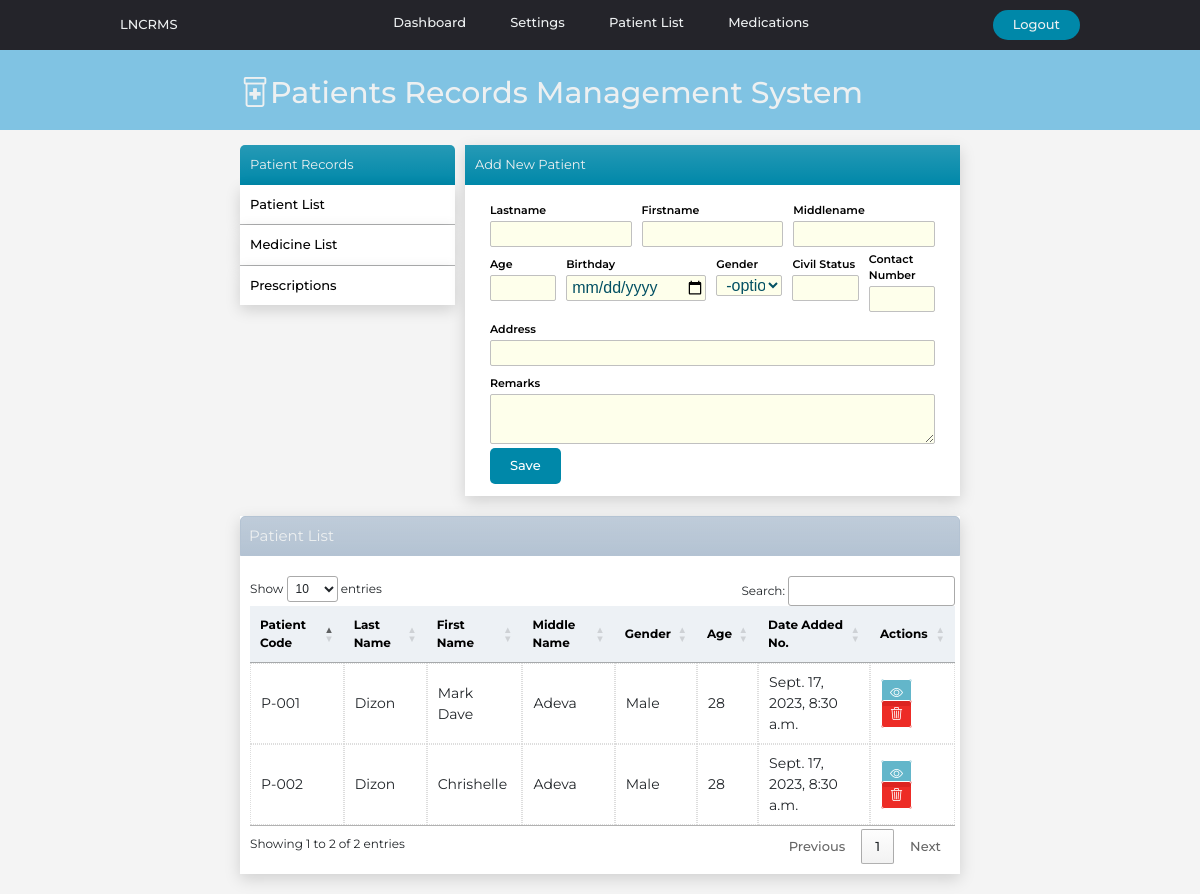
The page /patientlist/ on the database as committed earlier.
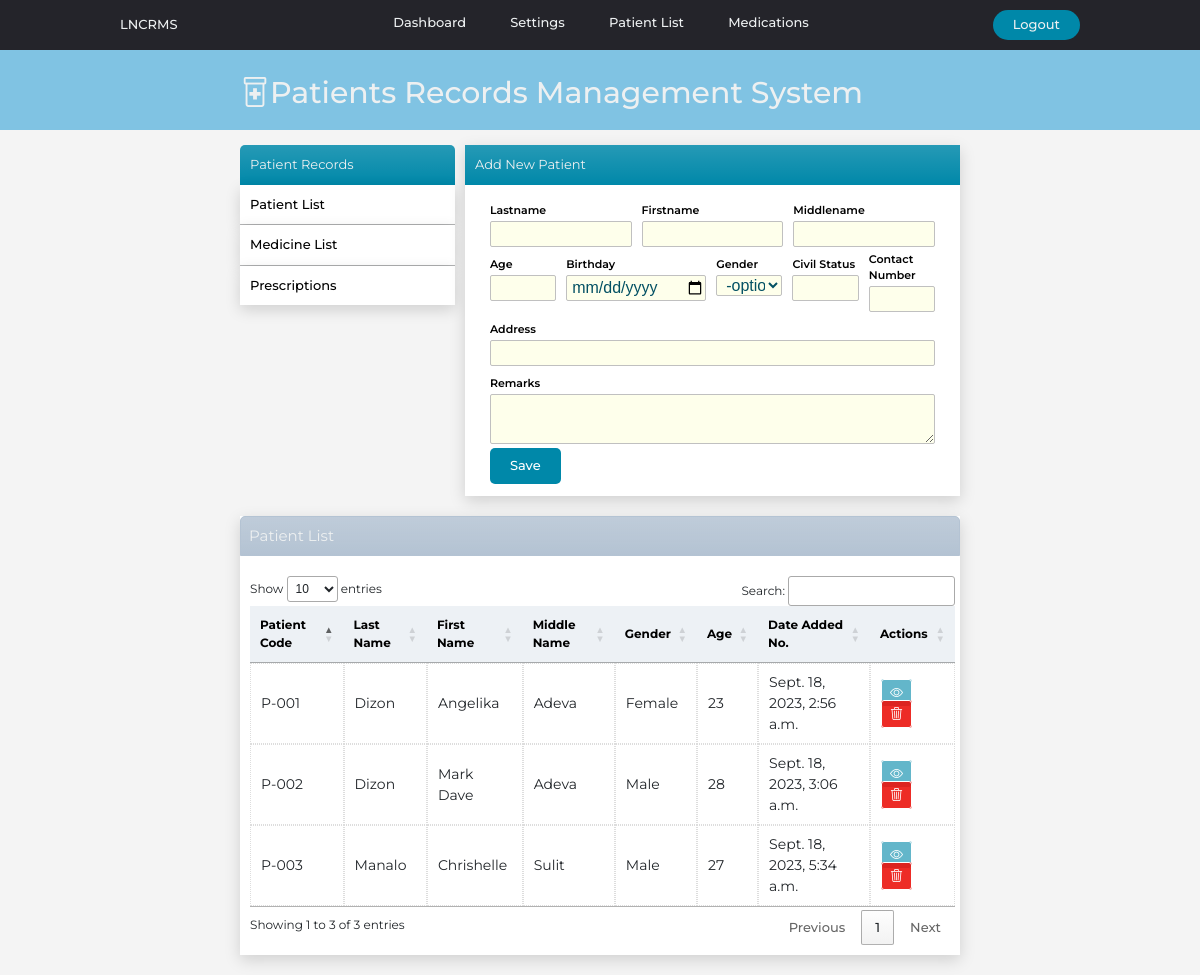
The same page on the database as committed later.
### website/models.py (models this page shows)
class Patient(models.Model):
    created_at = models.DateTimeField(auto_now_add=True)
    patient_code=models.CharField(max_length=50)
    first_name = models.CharField(max_length=50)
    middle_name = models.CharField(max_length=50)
    last_name = models.CharField(max_length=50)
    age = models.CharField(max_length=50)
    bday = models.CharField(max_length=50,default='')
    civil_status = models.CharField(max_length=50,default='')
    gender = models.CharField(max_length=50)
    address = models.CharField(max_length=100)
    contact_number = models.CharField(max_length=50)

### website/views.py (the view, shortened to what this page needs)
# urls.py: path('patientlist/',views.patientlist, name='patientlist'),
def patientlist(request):
    patientsdata = {'patientsdata': Patient.objects.all()}
    return render(request, 'patientlist.html',patientsdata)

### website/templates/patientlist.html
{% extends 'index.html' %}
{% block content%}
    <div class="container1">
      {% include "sidemenu.html" %}
      <div class="reg-area">
        {% include 'newpatient.html' %}
      </div>
    </div>
    <div class="container2">
      <div class="table-title bg-gradient">Patient List</div>
      <div class="table-box">
        {% include 'patientstable.html' %}
      </div>
</div>
{%endblock%}

### website/templates/patientstable.html
    <table id="patienttable" class="patient-tables">
      <thead >
        <th>Patient Code</th>
        <th>Last Name</th>
        <th>First Name</th>
        <th>Middle Name</th>
        <th>Gender</th>
        <th>Age</th>
        <th>Date Added No.</th>
        <th>Actions</th>
      </thead>
      <tbody>
        {% for x in patientsdata %}
        <tr>
          <td>{{x.patient_code}}</td>
          <td>{{x.last_name}}</td>
          <td>{{x.first_name}}</td>
          <td>{{x.middle_name}}</td>
          <td>{{x.gender}}</td>
          <td>{{x.age}}</td>
          <td>{{x.created_at}}</td>
          <td>
            <a href="{% url 'patientinfo' x.id %}" id="link-view"><i class="bi bi-eye"></i></a>
            <a href="#" id="link-delete"><i class="bi bi-trash3"></i></a>
          </td>
        </tr>
        {% endfor %}
      </tbody>
    </table>

Rows that differ between the two databases and show on the page:
removed Patient: patient_code "P-001", last_name "Dizon", first_name "Mark Dave", middle_name "Adeva", gender "Male", age "28", created_at "Sept. 17, 2023, 8:30 a.m."
removed Patient: patient_code "P-002", last_name "Dizon", first_name "Chrishelle", middle_name "Adeva", gender "Male", age "28", created_at "Sept. 17, 2023, 8:30 a.m."
added Patient: patient_code "P-001", last_name "Dizon", first_name "Angelika", middle_name "Adeva", gender "Female", age "23", created_at "Sept. 18, 2023, 2:56 a.m."
added Patient: patient_code "P-002", last_name "Dizon", first_name "Mark Dave", middle_name "Adeva", gender "Male", age "28", created_at "Sept. 18, 2023, 3:06 a.m."
added Patient: patient_code "P-003", last_name "Manalo", first_name "Chrishelle", middle_name "Sulit", gender "Male", age "27", created_at "Sept. 18, 2023, 5:34 a.m."
Other text that changed with them:
text written by a page script: "Show entries Search: Showing 1 to 2 of 2 entries Previous 1 Next" → "Show entries Search: Showing 1 to 3 of 3 entries Previous 1 Next"
